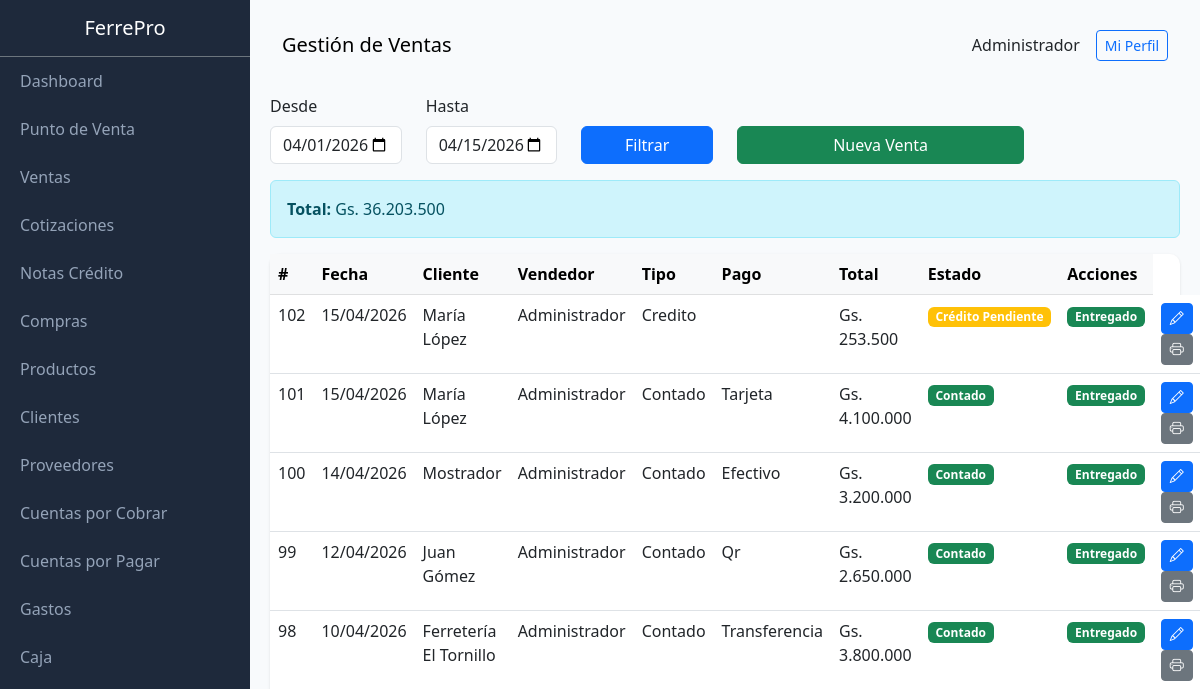
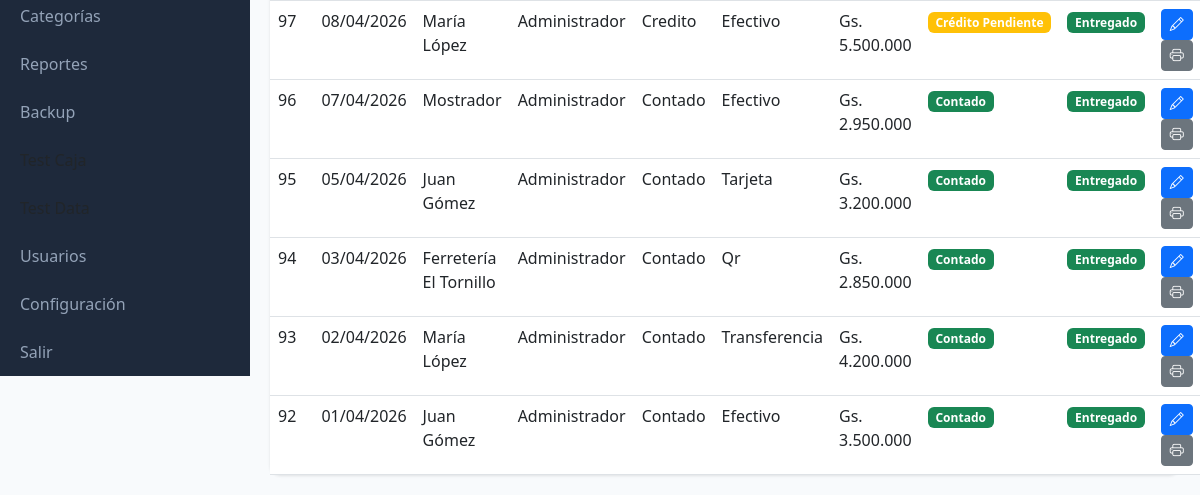
The app's page /public/index.php?page=sales (signed in), older data (2 pictures, top to bottom).
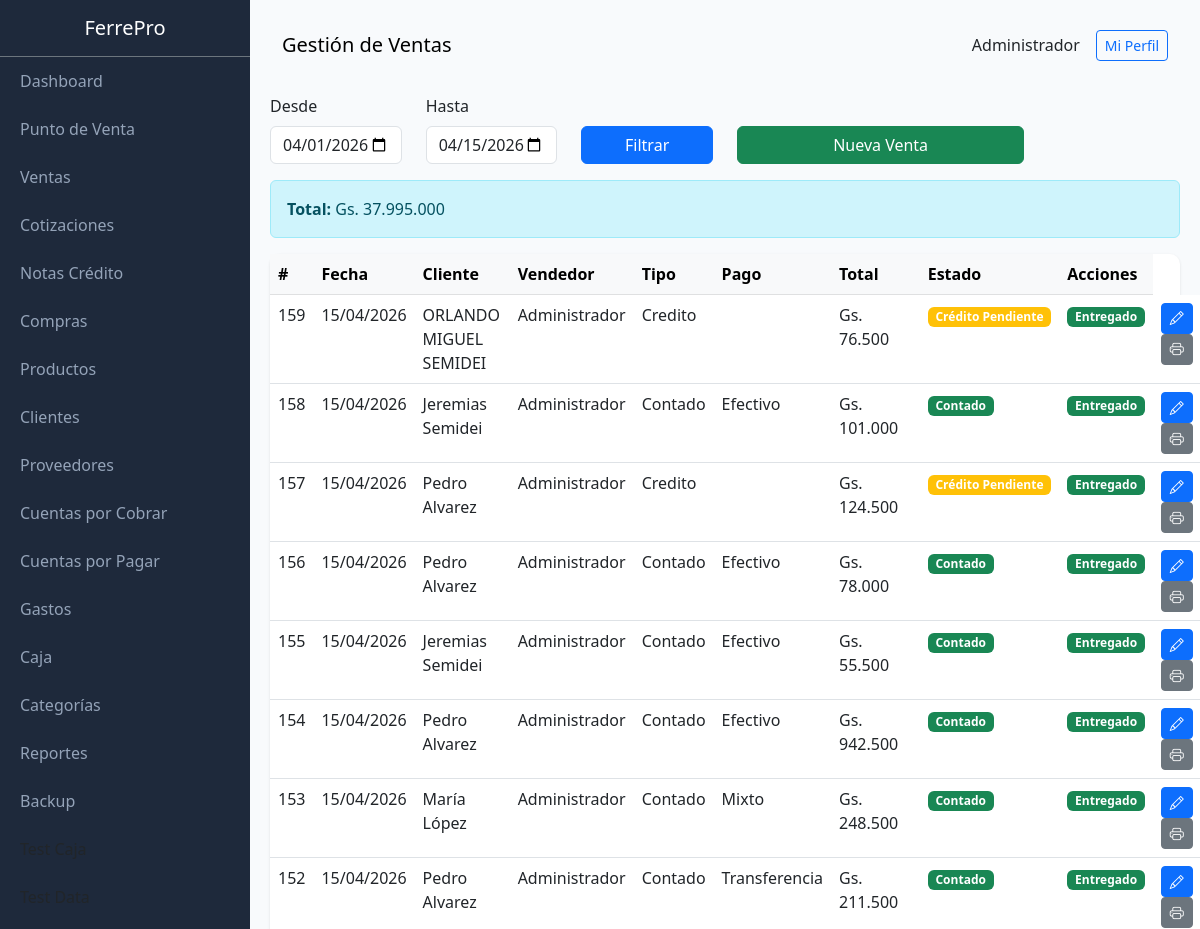
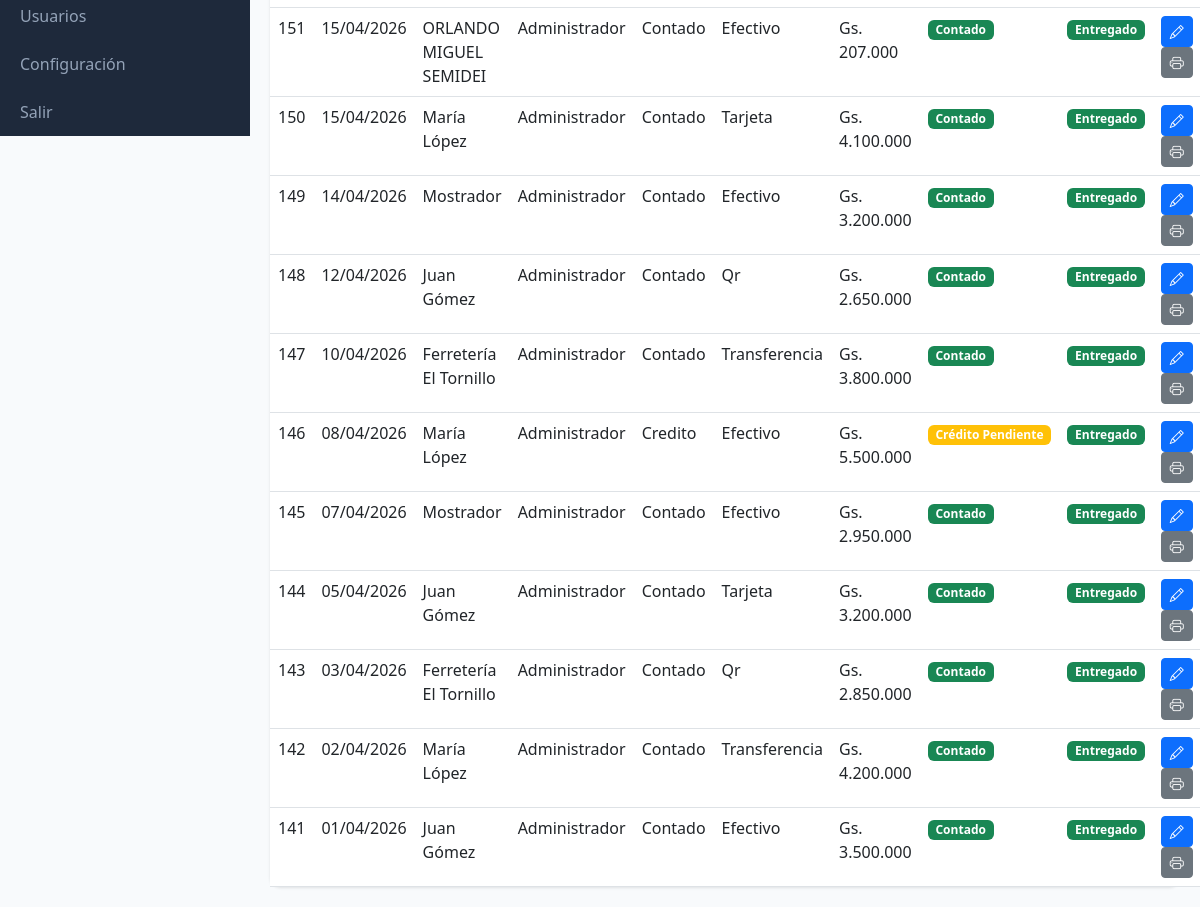
The same page, newer data (2 pictures, top to bottom).
### tables this page shows
CREATE TABLE sales (
                id INTEGER PRIMARY KEY AUTOINCREMENT,
                client_id INTEGER,
                user_id INTEGER,
                type TEXT DEFAULT 'contado',
                status TEXT DEFAULT 'pagada',
                subtotal REAL DEFAULT 0,
                discount REAL DEFAULT 0,
                total REAL DEFAULT 0,
                payment_method TEXT DEFAULT 'efectivo',
                delivery_type TEXT DEFAULT 'mostrador',
                notes TEXT,
                created_at DATETIME DEFAULT CURRENT_TIMESTAMP,
                FOREIGN KEY (client_id) REFERENCES clients(id),
                FOREIGN KEY (user_id) REFERENCES users(id)
            );

CREATE TABLE clients (
                id INTEGER PRIMARY KEY AUTOINCREMENT,
                name TEXT NOT NULL,
                document_type TEXT DEFAULT 'DNI',
                document TEXT,
                phone TEXT,
                email TEXT,
                address TEXT,
                credit_limit REAL DEFAULT 0,
                category TEXT DEFAULT 'minorista',
                balance REAL DEFAULT 0,
                active INTEGER DEFAULT 1,
                created_at DATETIME DEFAULT CURRENT_TIMESTAMP
            , credit_days INTEGER DEFAULT 30);

CREATE TABLE users (
                id INTEGER PRIMARY KEY AUTOINCREMENT,
                name TEXT NOT NULL,
                email TEXT UNIQUE,
                password TEXT NOT NULL,
                role TEXT DEFAULT 'vendedor',
                active INTEGER DEFAULT 1,
                created_at DATETIME DEFAULT CURRENT_TIMESTAMP
            , last_login DATETIME, last_password_change DATETIME, failed_login_attempts INTEGER DEFAULT 0, locked_until DATETIME, two_fa_enabled INTEGER DEFAULT 0, two_fa_secret TEXT);

### class/Database.php (called while the page is built, shortened)
<?php
class Database extends PDO {
    private static $instance = null;
    private function __construct() {
        $dbPath = dirname(__DIR__) . '/storage/ferrepro.db';
        $this->initTables();
    }
    public static function getInstance() {
        if (self::$instance === null) {
            self::$instance = new self();
        }
        return self::$instance;
    }
    private function initTables() {
        $this->seedDefaultData();
    }
    private function seedDefaultData() {
        $stmt = $this->query("SELECT COUNT(*) as count FROM users");
    }
}

### class/Format.php (called while the page is built, shortened)
<?php
class Format {
    public static function money($amount) {
        $amount = floatval($amount);
        return 'Gs. ' . number_format($amount, 0, ',', '.');
    }
    public static function date($date) {
        try {
            $dateObj = new DateTime($date);
            return $dateObj->format('d/m/Y');
        } catch (Exception $e) {
            return 'Fecha inválida';
        }
    }
}

### views/sales/index.php (the view, shortened to what the changed rows need)
<?php
$dateFrom = $_GET['date_from'] ?? date('Y-m-01');
$dateTo = $_GET['date_to'] ?? date('Y-m-d');
$sales = db()->query("
    SELECT s.*, u.name as user_name, c.name as client_name
    FROM sales s
    LEFT JOIN users u ON s.user_id = u.id
    LEFT JOIN clients c ON s.client_id = c.id
    WHERE DATE(s.created_at) >= '$dateFrom' AND DATE(s.created_at) <= '$dateTo'
    ORDER BY s.id DESC
    LIMIT 50
")->fetchAll(PDO::FETCH_ASSOC);
$totalSales = db()->query("SELECT COALESCE(SUM(total), 0) as total FROM sales WHERE DATE(created_at) >= '$dateFrom' AND DATE(created_at) <= '$dateTo'")->fetch(PDO::FETCH_ASSOC);
$content = '
<form method="GET" class="row mb-3">
    <input type="hidden" name="page" value="sales">
    <div class="col-md-2">
        <label class="form-label">Desde</label>
        <input type="date" name="date_from" class="form-control" value="' . $dateFrom . '">
    </div>
    <div class="col-md-2">
        <label class="form-label">Hasta</label>
        <input type="date" name="date_to" class="form-control" value="' . $dateTo . '">
    </div>
    <div class="col-md-2 d-flex align-items-end">
        <button type="submit" class="btn btn-primary w-100">Filtrar</button>
    </div>
    <div class="col-md-4 d-flex align-items-end">
        <a href="?page=pos" class="btn btn-success w-100">Nueva Venta</a>
    </div>
</form>
<div class="alert alert-info">
    <strong>Total:</strong> ' . Format::money($totalSales['total']) . '
</div>
<div class="card">
    <div class="card-body p-0">
        <table class="table table-hover mb-0">
            <thead class="table-light">
                <tr>
                    <th>#</th>
                    <th>Fecha</th>
                    <th>Cliente</th>
                    <th>Vendedor</th>
                    <th>Tipo</th>
                    <th>Pago</th>
                    <th>Total</th>
                    <th>Estado</th>
                    <th>Acciones</th>
                </tr>
            </thead>
            <tbody>';
if (empty($sales)) {
    $content .= '<tr><td colspan="10" class="text-center text-muted">No hay ventas</td></tr>';
} else {
    foreach ($sales as $s) {
        $saleType = $s['type'];
        $saleStatus = $s['status'] ?? ($s['type'] === 'contado' ? 'pagada' : 'pendiente');
        $deliveryType = $s['delivery_type'] ?? 'mostrador';
        if ($saleType === 'contado') {
            $statusLabel = 'Contado';
            $statusClass = 'success';
        } else {
            if ($saleStatus === 'pagada') {
                $statusLabel = 'Crédito Pagado';
                $statusClass = 'success';
            } else {
                $statusLabel = 'Crédito Pendiente';
                $statusClass = 'warning';
            }
        }
        if ($deliveryType === 'pendiente') {
            $deliveryLabel = '<a href="?page=sales&action=deliver&id=' . $s['id'] . '" class="badge bg-warning text-decoration-none" title="Clic para marcar como entregado">Pendiente <i class="bi bi-hand-index"></i></a>';
            $deliveryAction = '';
        } else if ($deliveryType === 'delivery') {
            $deliveryLabel = '<span class="badge bg-info">Delivery</span>';
            $deliveryAction = '';
        } else {
            $deliveryLabel = '<span class="badge bg-success">Entregado</span>';
            $deliveryAction = '';
        }
        $content .= '<tr>
            <td>' . $s['id'] . '</td>
            <td>' . Format::date($s['created_at']) . '</td>
            <td>' . ($s['client_name'] ?? 'Mostrador') . '</td>
            <td>' . $s['user_name'] . '</td>
            <td>' . ucfirst($s['type']) . '</td>
            <td>' . ucfirst($s['payment_method']) . '</td>
            <td>' . Format::money($s['total']) . '</td>
            <td><span class="badge bg-' . $statusClass . '">' . $statusLabel . '</span></td>
            <td>' . $deliveryLabel . '</td>
            <td>
                <a href="?page=sales&action=edit&id=' . $s['id'] . '" class="btn btn-sm btn-primary" title="Editar"><i class="bi bi-pencil"></i></a>
                <a href="?page=sales&action=print&id=' . $s['id'] . '" class="btn btn-sm btn-secondary" target="_blank" title="Imprimir"><i class="bi bi-printer"></i></a>
                ' . $deliveryAction . '
            </td>
        </tr>';
    }
}
$content .= '</tbody>
        </table>
    </div>
</div>';

Row changes from the older to the newer data that the page shows:
removed sales: id "102", created_at "15/04/2026", client.name "María López", user.name "Administrador", type "Credito", total "Gs. 253.500", status "Crédito Pendiente", delivery_type "Entregado"
removed sales: id "101", created_at "15/04/2026", client.name "María López", user.name "Administrador", type "Contado", payment_method "Tarjeta", total "Gs. 4.100.000", delivery_type "Entregado"
removed sales: id "100", created_at "14/04/2026", client_name "Mostrador", user.name "Administrador", type "Contado", payment_method "Efectivo", total "Gs. 3.200.000", delivery_type "Entregado"
removed sales: id "99", created_at "12/04/2026", client.name "Juan Gómez", user.name "Administrador", type "Contado", payment_method "Qr", total "Gs. 2.650.000", delivery_type "Entregado"
removed sales: id "98", created_at "10/04/2026", client.name "Ferretería El Tornillo", user.name "Administrador", type "Contado", payment_method "Transferencia", total "Gs. 3.800.000", delivery_type "Entregado"
removed sales: id "97", created_at "08/04/2026", client.name "María López", user.name "Administrador", type "Credito", payment_method "Efectivo", total "Gs. 5.500.000", status "Crédito Pendiente", delivery_type "Entregado"
removed sales: id "96", created_at "07/04/2026", client_name "Mostrador", user.name "Administrador", type "Contado", payment_method "Efectivo", total "Gs. 2.950.000", delivery_type "Entregado"
removed sales: id "95", created_at "05/04/2026", client.name "Juan Gómez", user.name "Administrador", type "Contado", payment_method "Tarjeta", total "Gs. 3.200.000", delivery_type "Entregado"
removed sales: id "94", created_at "03/04/2026", client.name "Ferretería El Tornillo", user.name "Administrador", type "Contado", payment_method "Qr", total "Gs. 2.850.000", delivery_type "Entregado"
removed sales: id "93", created_at "02/04/2026", client.name "María López", user.name "Administrador", type "Contado", payment_method "Transferencia", total "Gs. 4.200.000", delivery_type "Entregado"
removed sales: id "92", created_at "01/04/2026", client.name "Juan Gómez", user.name "Administrador", type "Contado", payment_method "Efectivo", total "Gs. 3.500.000", delivery_type "Entregado"
added sales: id "159", created_at "15/04/2026", client.name "ORLANDO MIGUEL SEMIDEI", user.name "Administrador", type "Credito", total "Gs. 76.500", status "Crédito Pendiente", delivery_type "Entregado"
added sales: id "158", created_at "15/04/2026", client.name "Jeremias Semidei", user.name "Administrador", type "Contado", payment_method "Efectivo", total "Gs. 101.000", delivery_type "Entregado"
added sales: id "157", created_at "15/04/2026", client.name "Pedro Alvarez", user.name "Administrador", type "Credito", total "Gs. 124.500", status "Crédito Pendiente", delivery_type "Entregado"
added sales: id "156", created_at "15/04/2026", client.name "Pedro Alvarez", user.name "Administrador", type "Contado", payment_method "Efectivo", total "Gs. 78.000", delivery_type "Entregado"
added sales: id "155", created_at "15/04/2026", client.name "Jeremias Semidei", user.name "Administrador", type "Contado", payment_method "Efectivo", total "Gs. 55.500", delivery_type "Entregado"
added sales: id "154", created_at "15/04/2026", client.name "Pedro Alvarez", user.name "Administrador", type "Contado", payment_method "Efectivo", total "Gs. 942.500", delivery_type "Entregado"
added sales: id "153", created_at "15/04/2026", client.name "María López", user.name "Administrador", type "Contado", payment_method "Mixto", total "Gs. 248.500", delivery_type "Entregado"
added sales: id "152", created_at "15/04/2026", client.name "Pedro Alvarez", user.name "Administrador", type "Contado", payment_method "Transferencia", total "Gs. 211.500", delivery_type "Entregado"
added sales: id "151", created_at "15/04/2026", client.name "ORLANDO MIGUEL SEMIDEI", user.name "Administrador", type "Contado", payment_method "Efectivo", total "Gs. 207.000", delivery_type "Entregado"
added sales: id "150", created_at "15/04/2026", client.name "María López", user.name "Administrador", type "Contado", payment_method "Tarjeta", total "Gs. 4.100.000", delivery_type "Entregado"
added sales: id "149", created_at "14/04/2026", client_name "Mostrador", user.name "Administrador", type "Contado", payment_method "Efectivo", total "Gs. 3.200.000", delivery_type "Entregado"
added sales: id "148", created_at "12/04/2026", client.name "Juan Gómez", user.name "Administrador", type "Contado", payment_method "Qr", total "Gs. 2.650.000", delivery_type "Entregado"
added sales: id "147", created_at "10/04/2026", client.name "Ferretería El Tornillo", user.name "Administrador", type "Contado", payment_method "Transferencia", total "Gs. 3.800.000", delivery_type "Entregado"
added sales: id "146", created_at "08/04/2026", client.name "María López", user.name "Administrador", type "Credito", payment_method "Efectivo", total "Gs. 5.500.000", status "Crédito Pendiente", delivery_type "Entregado"
added sales: id "145", created_at "07/04/2026", client_name "Mostrador", user.name "Administrador", type "Contado", payment_method "Efectivo", total "Gs. 2.950.000", delivery_type "Entregado"
added sales: id "144", created_at "05/04/2026", client.name "Juan Gómez", user.name "Administrador", type "Contado", payment_method "Tarjeta", total "Gs. 3.200.000", delivery_type "Entregado"
added sales: id "143", created_at "03/04/2026", client.name "Ferretería El Tornillo", user.name "Administrador", type "Contado", payment_method "Qr", total "Gs. 2.850.000", delivery_type "Entregado"
added sales: id "142", created_at "02/04/2026", client.name "María López", user.name "Administrador", type "Contado", payment_method "Transferencia", total "Gs. 4.200.000", delivery_type "Entregado"
added sales: id "141", created_at "01/04/2026", client.name "Juan Gómez", user.name "Administrador", type "Contado", payment_method "Efectivo", total "Gs. 3.500.000", delivery_type "Entregado"
Text that changed along with them:
Format::money($totalSales['total']): "Gs. 36.203.500" → "Gs. 37.995.000"
